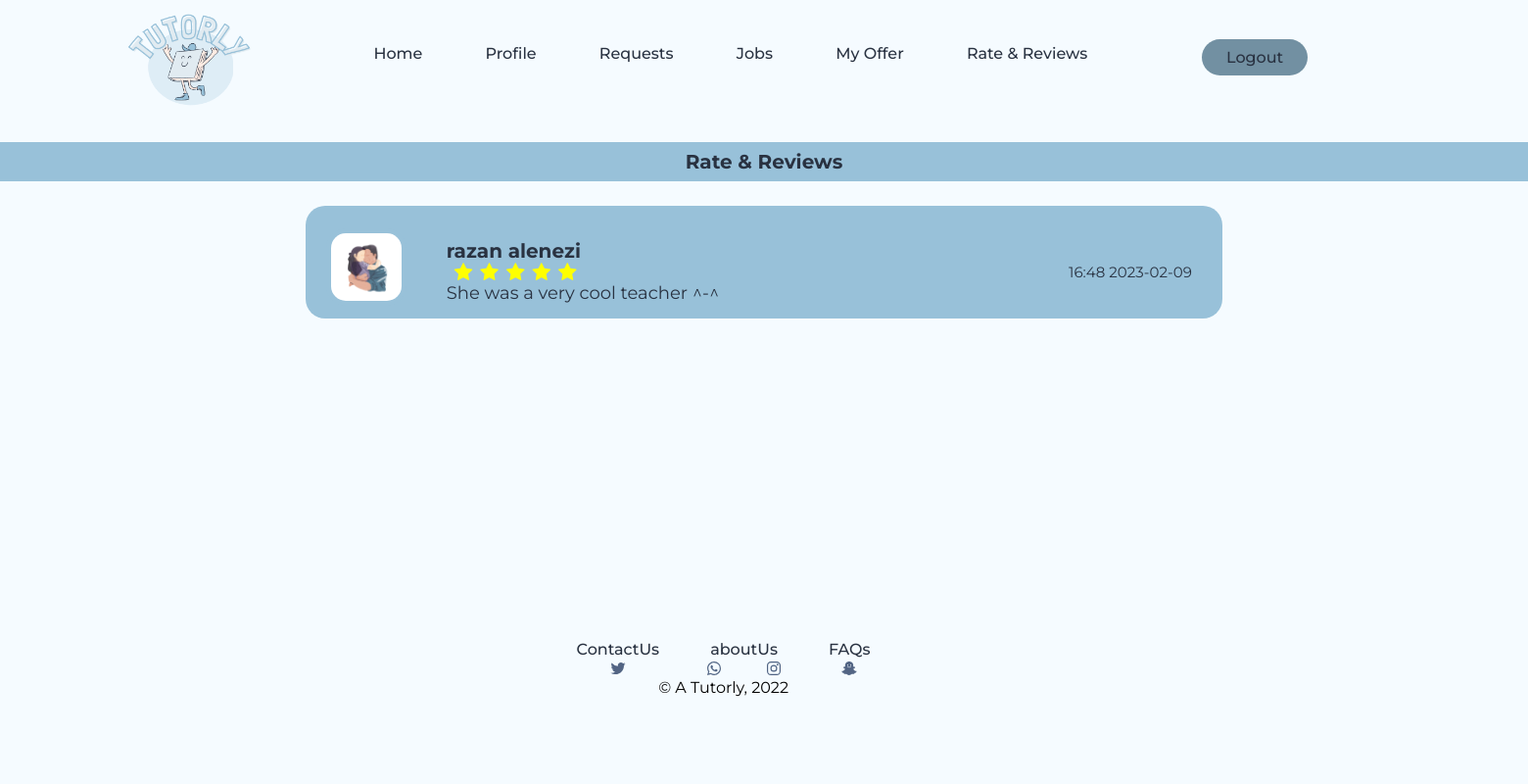
Page /php_files/MyRate&Reviews.php (signed in) on the committed database.
### tables this page shows
CREATE TABLE `review` (
  `Rate` int(11) NOT NULL,
  `feedBack` text NOT NULL,
  `Date` date NOT NULL,
  `time` varchar(5) NOT NULL,
  `parentEmail` varchar(200) NOT NULL,
  `tutorEmail` varchar(100) NOT NULL,
  `offerID` int(5) NOT NULL
);

CREATE TABLE `parent` (
  `email` varchar(200) NOT NULL,
  `password` varchar(30) NOT NULL,
  `firstName` varchar(30) NOT NULL,
  `lastName` varchar(30) NOT NULL,
  `city` varchar(100) NOT NULL,
  `Location` varchar(200) NOT NULL,
  `img` varchar(100) NOT NULL
);

### php_files/query.php (called while the page is built, shortened)
<?php
$servername = "localhost";
$username = "root";
$password = "";
$dbname = "381";
$conn = mysqli_connect($servername, $username, $password, $dbname);
function get_rates($email)
{
    global $conn;
    $sql = "SELECT review.Rate	, review.feedBack, review.Date, review.time , parent.firstName,parent.lastName,parent.img FROM `review`, `parent` WHERE review.parentEmail = parent.email AND review.tutorEmail = '" . $email . "'";
    $result = mysqli_query($conn, $sql);
    return $result;
}

### php_files/MyRate&Reviews.php (the view, shortened to what this page needs)
<?php
require("../PHP_Files/query.php");
$rates = get_rates($_SESSION["email"]);
?>
<?php include ("../php_files/tutorHeader.php"); ?>
<!DOCTYPE html>
<html>
<head>
    <link rel ="stylesheet" type= "text/css" href="../css_files/common.css">
    <link rel="stylesheet" href="https://cdnjs.cloudflare.com/ajax/libs/font-awesome/4.7.0/css/font-awesome.min.css">
</head>
<body>
    <h2>Rate & Reviews </h2>
        <?php
        while ($row = mysqli_fetch_assoc($rates)) {
            echo '<div class="containers" style="width:60%;hight:auto;">
            <div class="Sub" style="margin-left:35px;width:90%;">
                            <img class="pic"style="background-color:#98C1D9;float:left;width:10%;margin-right:5%;" src="../images/' . $row["img"] . '"><br>
                            <Strong style="background-color:#98C1D9;font-weight: bold;font-size: 20px;">' . $row["firstName"] . " " . $row["lastName"] . '</Strong>
                            <p style="background-color:#98C1D9;font-size: 15px;position: absolute;right:22%;text-align: right;">' . $row["time"] . " " . $row["Date"] . '</p><br>
                            ';
            for ($i = 1; $i <= $row["Rate"]; $i++) {
                echo '<span class="fa fa-star checked"style="background-color:#98C1D9;font-size: 20px;"></span>';
            }
            echo '<p style="background-color:#98C1D9;font-size: 18px;"> ' . $row["feedBack"] . ' </p>
            </div></div>';
        }
        ?>
  <?php include("../php_files/footer.php");?>
</body>
</html>

### css_files/common.css (style rules this page uses)
* { box-sizing: border-box; margin: 0; padding : 0; background-color: #F5FBFF; font-family: "Montserrat", sans-serif; }
h2 { height: 40px; background-color:#98C1D9; color: #293241; text-align: center; padding: 8px; font-weight: bold; font-size: 20px; margin: -5px; }
html, body { height:100%; width: 100%; margin: 0; display: table; }
.pic { padding: 0px; border: solid #98C1D9; align-items: center; }
.pic, .detail { border-radius: 20px; border: solid #98C1D9 5px; margin: 1% -3.5%; }
.containers { width: 90%; margin: 30px auto; border-radius: 20px; background-color:#98C1D9; padding: 15px; }

### php_files/MyRate&Reviews.php (style rules this page uses)
.Sub ,.pic { font-size: 16px; color: #293241; background-color:#98C1D9 ; }
.checked { content:'\f005'; color: yellow; margin-left:8px; }

### rows in the picture
review: parentEmail.img (picture), parentEmail.firstName "razan", parentEmail.lastName "alenezi", time "16:48", Date "2023-02-09", Rate 5 (drawn), feedBack "She was a very cool teacher ^-^"
